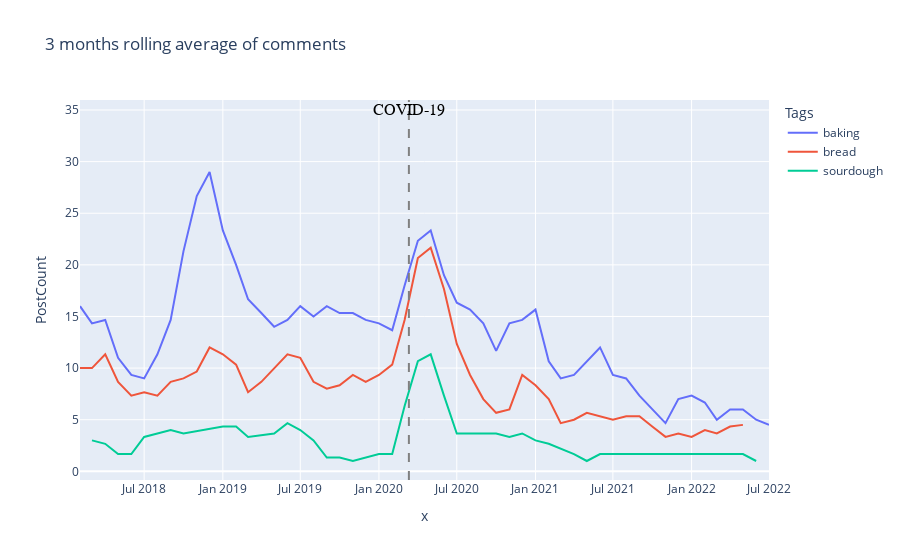

The notebook cell this image was saved under:
### Code cell
covid = px.line(
    rollavg,
    x=rollavg.index.to_timestamp(),
    y="PostCount",
    color="Tags",
    title="3 months rolling average of comments",
)

covid.add_vline(
    x="2020-03-11",
    line_width=2,
    line_dash="dash",
    line_color="gray"
)

covid.add_annotation(
    x="2020-03-11",
    y=35,
    align="right",
    text="COVID-19",
    showarrow=False,
    font=dict(
        family="Courier New, monospace",
        size=16,
        color="black")
)
